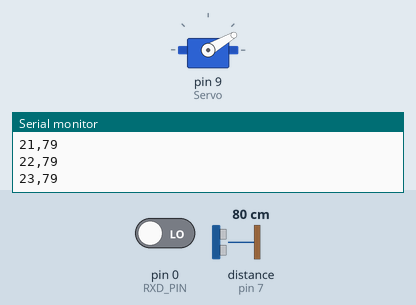
The sketch below on a simulated Arduino Uno, built with avr-gcc and run on an emulated ATmega328P. On the bench: servo, the last lines printed to the serial monitor. Wiring (inferred from the names in the program): ultrasonic range finder: trigger pin 6; echo pin 7. The test bench sets the inputs (shaded band); at power-on: distance to the obstacle (sensor on pin 7) 80 cm, pin 0 (RXD_PIN) LOW. The echo pulse lasts 58.3 µs per cm; servo pulses on a pin are drawn as a servo (544–2400 µs = 0–180°).

Above: at 0.9 s.
1.0 s: distance to the obstacle (sensor on pin 7) set to 2 cm
At 2.01 s:
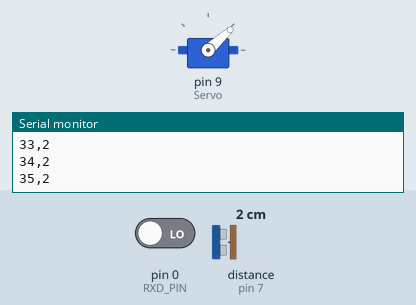
At 14.1 s:
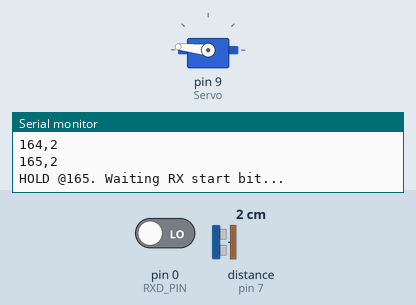
Timing chart, 0 to 15.6 s (numbered marks = the images above; inputs shaded):
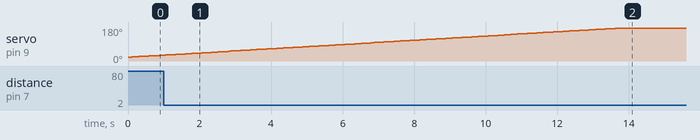

The sketch:

radar.ino
```cpp
#define F_CPU 16000000UL
#include <avr/io.h>
#include <util/delay.h>
#include <stdlib.h>
#include <avr/interrupt.h>

// ---------------- 핀 정의 ----------------
#define TRIG_PIN PD6
#define ECHO_PIN PD7
#define RXD_PIN  PD0   // UART RXD (PCINT16)

// ---------------- 전역 변수 ----------------
volatile unsigned long duration;
volatile int distance;

volatile int direction = 1;        // 1=15→165, -1=165→15
volatile uint8_t waiting = 0;
volatile uint8_t trigger_flag = 0;

// ---------------- UART (송신만) ----------------
void UART_init(void) {
    uint16_t ubrr = 8; // 115200bps @16MHz
    UBRR0H = (unsigned char)(ubrr >> 8);
    UBRR0L = (unsigned char)ubrr;
    UCSR0B = (1 << TXEN0);
    UCSR0C = (1 << UCSZ01) | (1 << UCSZ00); // 8N1
}

void UART_tx(char data) {
    while (!(UCSR0A & (1 << UDRE0)));
    UDR0 = data;
}

void UART_print(const char *str) {
    while (*str) UART_tx(*str++);
}

void UART_printInt(int num) {
    char buf[10];
    itoa(num, buf, 10);
    UART_print(buf);
}

// ---------------- Servo (Timer1, OC1A=D9) ----------------
void Servo_init(void) {
    DDRB |= (1 << PB1);
    // Fast PWM mode 14, prescale=8
    TCCR1A = (1 << COM1A1) | (1 << WGM11);
    TCCR1B = (1 << WGM13) | (1 << WGM12) | (1 << CS11);
    ICR1 = 39999; // 50Hz (20ms)
}

void Servo_write(int angle) {
    unsigned int pulse = 600 + ((long)angle * 1900 / 180); // 600~2500us
    OCR1A = pulse * 2; // prescale8→0.5us tick
}

// ---------------- 초음파 거리 측정 (160cm 한정) ----------------
int calculateDistance(void) {
    // 트리거 펄스
    PORTD &= ~(1 << TRIG_PIN);
    _delay_us(2);
    PORTD |= (1 << TRIG_PIN);
    _delay_us(10);
    PORTD &= ~(1 << TRIG_PIN);
    _delay_us(200); // 모듈 안정화

    // Echo 핀 HIGH 대기 (최대 160cm 왕복시간 ≈ 9.5ms)
    uint16_t timeout = 9500;
    while (!(PIND & (1 << ECHO_PIN)) && timeout--) _delay_us(1);
    if (!timeout) return 0; // Echo 안 들어옴

    // Echo HIGH 유지 시간 측정 (최대 9.5ms)
    TCNT1 = 0;
    timeout = 9500;
    while ((PIND & (1 << ECHO_PIN)) && timeout--) _delay_us(1);
    duration = TCNT1;

    // 거리 계산: cm = (duration * 0.00857f)
    int dist = (int)(duration * 0.00857f);
    if (dist > 160) dist = 0; // 160cm 초과는 무효
    return dist;
}

// ---------------- RXD 스타트비트 감지용 PCINT ----------------
ISR(PCINT2_vect) {
    static uint8_t prev = (1 << RXD_PIN);
    uint8_t now = PIND & (1 << RXD_PIN);
    if (prev && !now) { // 하강에지
        if (waiting) trigger_flag = 1;
    }
    prev = now;
}

void RXStartBitInterrupt_init(void) {
    DDRD &= ~(1 << RXD_PIN);
    PCICR  |= (1 << PCIE2);    // PortD 그룹
    PCMSK2 |= (1 << PCINT16);  // PD0 마스크
}

// ---------------- 메인 루프 ----------------
int main(void) {
    DDRD |= (1 << TRIG_PIN);
    DDRD &= ~(1 << ECHO_PIN);
    PORTD &= ~(1 << TRIG_PIN);

    UART_init();
    Servo_init();
    RXStartBitInterrupt_init();
    sei();

    UART_print("System Ready - Waiting for RX start bit...\n");

    while (1) {
        // ---- 방향별 스캔 ----
        if (direction == 1) {
            for (int i = 15; i <= 165; i++) {
                Servo_write(i);
                _delay_ms(60);               // 서보 안정화
                int dist = calculateDistance();

                UART_printInt(i); UART_tx(',');
                UART_printInt(dist); UART_tx('\n');
                _delay_ms(30);               // 틱 간격 총합 ≈90ms
            }
        } else {
            for (int i = 165; i >= 15; i--) {
                Servo_write(i);
                _delay_ms(60);
                int dist = calculateDistance();

                UART_printInt(i); UART_tx(',');
                UART_printInt(dist); UART_tx('\n');
                _delay_ms(30);
            }
        }

        // ---- 스캔 완료 후 대기 ----
        waiting = 1;
        trigger_flag = 0;
        UART_print(direction == 1 ?
                   "HOLD @165. Waiting RX start bit...\n" :
                   "HOLD @15.  Waiting RX start bit...\n");

        while (!trigger_flag) _delay_ms(1);

        trigger_flag = 0;
        waiting = 0;
        direction *= -1;
    }
}
```
